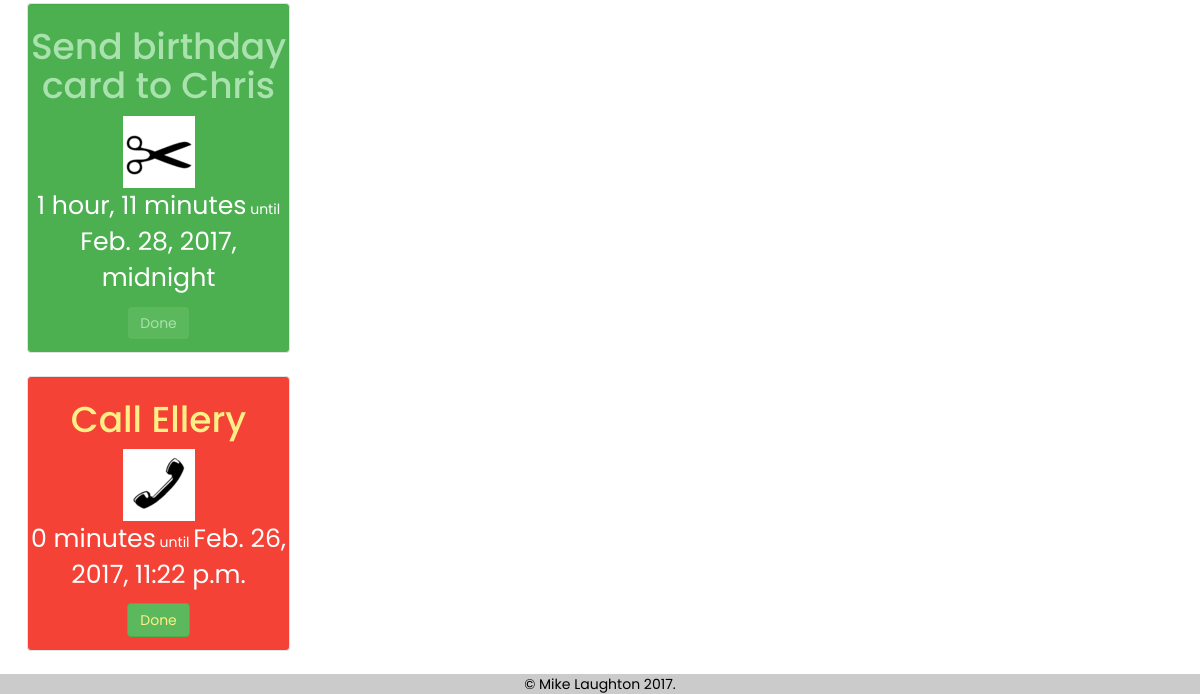
The app's page / (signed in, lower part), older data.
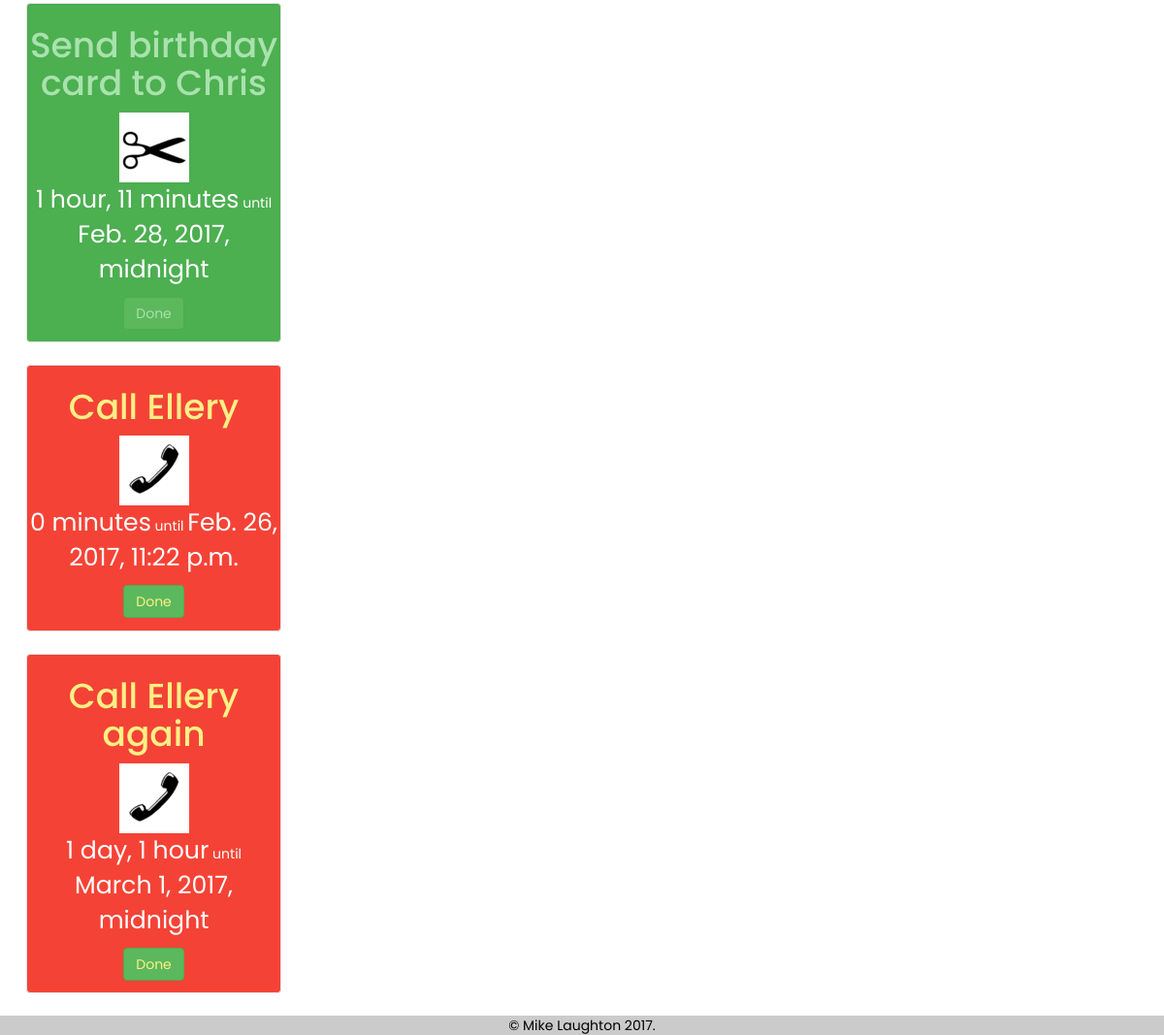
The same page, newer data.
### reminders/models.py (models this page shows, shortened)
class Task(models.Model):
	user = models.ForeignKey(settings.AUTH_USER_MODEL,on_delete=models.CASCADE,blank=True,null=True)
	label = models.CharField(max_length=200)
	entry_date = models.DateTimeField(_('Date entered'))
	deadline = models.DateTimeField(_('Deadline'),blank=True,null=True)
	icon = models.ForeignKey(Icon,null=True,blank=True)
	is_secret = models.BooleanField(_('Secret?'))
	countdown = models.BooleanField(_('Countdown'),help_text=_('Countdown or countup?'),default=True)
	colour = models.CharField(_('Colour'),choices=COLOUR_CHOICES,default=COLOUR_CHOICES[0][0],max_length=7)
	def last_performed(self):
		return self.performance_set.order_by('-perf_date')[0].perf_date

class Icon(models.Model):
	icon = models.ImageField(upload_to='uploads/%Y/%m/%d/')
	description = models.CharField(_('Description'),blank=True,null=True,max_length=100)
	def __str__(self):
		return self.description

### reminders/views.py (the view)
# urls.py: url(r'^$',views.MasonryView.as_view(),name='index'),
@method_decorator(login_required,name='dispatch')
class MasonryView(generic.ListView):
	template_name = 'reminders/index_masonry.html'
	context_object_name = 'tasks'
	next = reverse_lazy("adulting:index")
	def get_queryset(self):
		return Task.objects.filter(user=self.request.user)

### reminders/templates/reminders/index_masonry.html (shortened to what this page needs)
{% extends "reminders/base_masonry.html" %}
{% load static i18n %}
{% get_media_prefix as media_prefix %}
{% block extra_head %}
		<link rel="stylesheet" href="{% static 'css/task-style.css' %}">
{% endblock %}
{% block content %}
		<div class="grid">
{% for task in tasks %}
			<div class="grid-item">
			<div class="activity-group well task-{{task.colour}}" id="task_{{ task.pk }}">
				<h1 class="activity_title">
					<a href="{% url 'reminders:detail' pk=task.pk %}">{{task.label}}</a>
				</h1>
				<img src="{% get_media_prefix %}/{{task.icon.icon}}" alt="{{task.icon}}">
				<p class="time">
					{% if task.countdown %}
					<time>{{ task.deadline|timeuntil }}</time> <span class="ancillary">{% trans 'until' noop %}</span> <time>{{ task.deadline }}</time>
					{% else %}
						{% if task.last_performed|date|length > 0 %}
						<time>{{ task.last_performed|timesince }}</time> <span class="ancillary">{% trans 'since you last did it' noop %}</span>.
						{% else %}
						{% trans 'Not yet performed' noop %}.
						{% endif %}
					{% endif %}
				</p>
				<p><a href="{% url 'reminders:perform' task_id=task.pk %}" class="btn btn-success">Done</a></p>
			</div>
			</div>
{% endfor %}
		</div>
{% endblock %}

### reminders/templates/reminders/base_masonry.html (shortened to what this page needs)
{% load static i18n %}
<!DOCTYPE>
<html>
	<head>
<link rel="stylesheet" href="https://maxcdn.bootstrapcdn.com/bootstrap/3.3.7/css/bootstrap.min.css">
		<link rel="stylesheet" href="{% static 'css/base.css' %}">
		{% block extra_head %}{% endblock %}
	</head>
	<body>
	<section id="main" class="container-fluid">
		{% block content %}{% endblock %}
	</section>
	<footer>
		&copy; Mike Laughton 2017.
	</footer>
	</body>
</html>

### static/css/base.css (style rules this page uses)
body { font-family: Poppins; }
header nav#user-options, footer { //blue contrast teal: background-color: #07648D; //grayish: background-color: #3169D1; background-color: #CBCBCB; color:black; }
p>time { font-size:180%; }
.activity-group { text-align:center; }
footer { //background-color: #07648D; color:black; text-align:center; }

### static/css/task-style.css (style rules this page uses)
.grid { max-width: 98%; margin: 1% auto; }
.grid-item, .stamp { margin-bottom: 2%; }
@media screen and (min-width: 1025px) { .grid-item, .stamp { width: calc(25% - 2%); } }
.activity-group { //squish that padding in there box-sizing: border-box; padding: 1%; }
.task-red { background-color: #F44336; color: white; }
.task-red a { color: #FFEF86; }
.task-green { background-color: #4CAF50; color: white; }
.task-green a { color: #A9E2AD; }

Row changes from the older to the newer data that the page shows:
added Task: label "Call Ellery again", icon.icon (picture), deadline "1 day, 1 hour", deadline "March 1, 2017, midnight"
